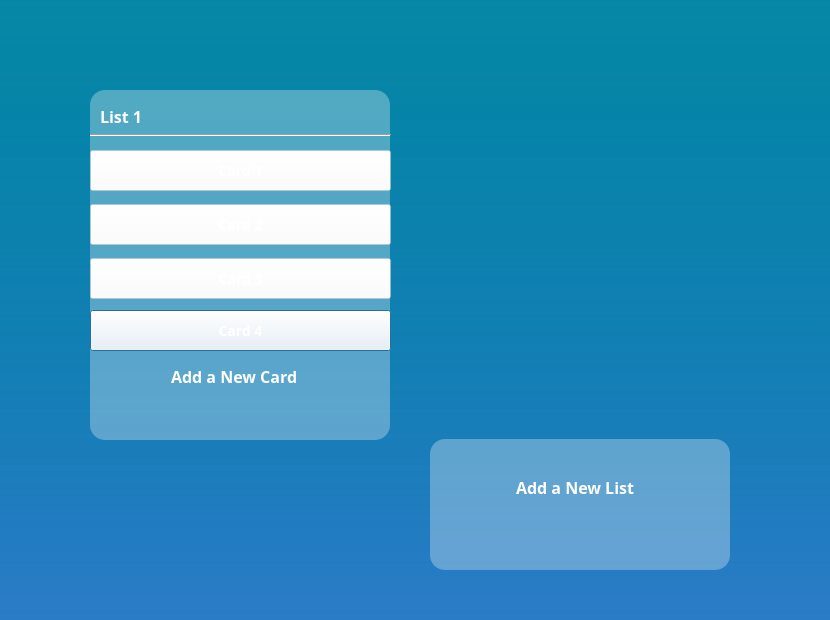
<?xml version="1.0" encoding="UTF-8"?>
<ui version="4.0">
 <class>Dialog</class>
 <widget class="QDialog" name="Dialog">
  <property name="geometry">
   <rect>
    <x>0</x>
    <y>0</y>
    <width>830</width>
    <height>620</height>
   </rect>
  </property>
  <property name="windowTitle">
   <string>Dialog</string>
  </property>
  <property name="styleSheet">
   <string notr="true">QDialog {background-color: qlineargradient(spread:pad, x1:0.523045, y1:0, x2:0.522, y2:0.994318, stop:0 rgba(6, 136, 165, 255), stop:1 rgba(5, 100, 189, 155))}</string>
  </property>
  <widget class="QListWidget" name="listWidget">
   <property name="geometry">
    <rect>
     <x>90</x>
     <y>90</y>
     <width>300</width>
     <height>350</height>
    </rect>
   </property>
   <property name="styleSheet">
    <string notr="true">*{position: absolute;
width: 513.72px;
height: 529.59px;
left: 196.23px;
top: 200.18px;

background: rgba(255, 255, 255, 0.3);
box-shadow: 0px 4px 4px rgba(255, 255, 255, 0.3);
border-radius: 15px;}</string>
   </property>
   <property name="dragDropMode">
    <enum>QAbstractItemView::NoDragDrop</enum>
   </property>
   <property name="currentRow">
    <number>-1</number>
   </property>
   <property name="sortingEnabled">
    <bool>true</bool>
   </property>
  </widget>
  <widget class="QPushButton" name="pushButton">
   <property name="geometry">
    <rect>
     <x>90</x>
     <y>150</y>
     <width>301</width>
     <height>41</height>
    </rect>
   </property>
   <property name="acceptDrops">
    <bool>false</bool>
   </property>
   <property name="layoutDirection">
    <enum>Qt::LeftToRight</enum>
   </property>
   <property name="styleSheet">
    <string notr="true">*{position: absolute;
width: 97.92px;
height: 43.39px;
left: 276.53px;
top: 278.95px;

font-family: Montserrat;
font-style: normal;
font-weight: 600;
font-size: 14px;
line-height: 37px;
color: white;

background: rgba(255, 255, 255, 0.3);
}</string>
   </property>
   <property name="text">
    <string>Card 1</string>
   </property>
   <property name="icon">
    <iconset>
     <normaloff>../../Users/utkar/Users/utkar/OneDrive/Desktop/Interactions/Mask Group.png</normaloff>../../Users/utkar/Users/utkar/OneDrive/Desktop/Interactions/Mask Group.png</iconset>
   </property>
   <property name="iconSize">
    <size>
     <width>20</width>
     <height>20</height>
    </size>
   </property>
   <property name="autoRepeat">
    <bool>true</bool>
   </property>
   <property name="default">
    <bool>true</bool>
   </property>
   <property name="flat">
    <bool>false</bool>
   </property>
  </widget>
  <widget class="QPushButton" name="pushButton_2">
   <property name="geometry">
    <rect>
     <x>90</x>
     <y>204</y>
     <width>301</width>
     <height>41</height>
    </rect>
   </property>
   <property name="acceptDrops">
    <bool>false</bool>
   </property>
   <property name="layoutDirection">
    <enum>Qt::LeftToRight</enum>
   </property>
   <property name="styleSheet">
    <string notr="true">*{position: absolute;
width: 97.92px;
height: 43.39px;
left: 276.53px;
top: 278.95px;

font-family: Montserrat;
font-style: normal;
font-weight: 600;
font-size: 14px;
line-height: 37px;
color: white;

background: rgba(255, 255, 255, 0.3);
}</string>
   </property>
   <property name="text">
    <string>Card 2</string>
   </property>
   <property name="icon">
    <iconset>
     <normaloff>../../Users/utkar/Users/utkar/OneDrive/Desktop/Interactions/Mask Group.png</normaloff>../../Users/utkar/Users/utkar/OneDrive/Desktop/Interactions/Mask Group.png</iconset>
   </property>
   <property name="iconSize">
    <size>
     <width>20</width>
     <height>20</height>
    </size>
   </property>
   <property name="autoRepeat">
    <bool>true</bool>
   </property>
   <property name="default">
    <bool>true</bool>
   </property>
  </widget>
  <widget class="QPushButton" name="pushButton_3">
   <property name="geometry">
    <rect>
     <x>90</x>
     <y>258</y>
     <width>301</width>
     <height>41</height>
    </rect>
   </property>
   <property name="acceptDrops">
    <bool>false</bool>
   </property>
   <property name="layoutDirection">
    <enum>Qt::LeftToRight</enum>
   </property>
   <property name="styleSheet">
    <string notr="true">*{position: absolute;
width: 97.92px;
height: 43.39px;
left: 276.53px;
top: 278.95px;

font-family: Montserrat;
font-style: normal;
font-weight: 600;
font-size: 14px;
line-height: 37px;
color: white;

background: rgba(255, 255, 255, 0.3);
}</string>
   </property>
   <property name="text">
    <string>Card 3</string>
   </property>
   <property name="icon">
    <iconset>
     <normaloff>../../Users/utkar/Users/utkar/OneDrive/Desktop/Interactions/Mask Group.png</normaloff>../../Users/utkar/Users/utkar/OneDrive/Desktop/Interactions/Mask Group.png</iconset>
   </property>
   <property name="iconSize">
    <size>
     <width>20</width>
     <height>20</height>
    </size>
   </property>
   <property name="autoRepeat">
    <bool>true</bool>
   </property>
   <property name="default">
    <bool>true</bool>
   </property>
  </widget>
  <widget class="QPushButton" name="pushButton_4">
   <property name="geometry">
    <rect>
     <x>90</x>
     <y>310</y>
     <width>301</width>
     <height>41</height>
    </rect>
   </property>
   <property name="acceptDrops">
    <bool>false</bool>
   </property>
   <property name="layoutDirection">
    <enum>Qt::LeftToRight</enum>
   </property>
   <property name="styleSheet">
    <string notr="true">*{position: absolute;
width: 97.92px;
height: 43.39px;
left: 276.53px;
top: 278.95px;

font-family: Montserrat;
font-style: normal;
font-weight: 600;
font-size: 14px;
line-height: 37px;
color: white;

background: rgba(255, 255, 255, 0.3);
}</string>
   </property>
   <property name="text">
    <string>Card 4</string>
   </property>
   <property name="icon">
    <iconset>
     <normaloff>../../Users/utkar/Users/utkar/OneDrive/Desktop/Interactions/Mask Group.png</normaloff>../../Users/utkar/Users/utkar/OneDrive/Desktop/Interactions/Mask Group.png</iconset>
   </property>
   <property name="iconSize">
    <size>
     <width>20</width>
     <height>20</height>
    </size>
   </property>
   <property name="autoRepeat">
    <bool>true</bool>
   </property>
   <property name="default">
    <bool>true</bool>
   </property>
  </widget>
  <widget class="Line" name="line">
   <property name="geometry">
    <rect>
     <x>90</x>
     <y>130</y>
     <width>301</width>
     <height>10</height>
    </rect>
   </property>
   <property name="orientation">
    <enum>Qt::Horizontal</enum>
   </property>
  </widget>
  <widget class="QLabel" name="label">
   <property name="geometry">
    <rect>
     <x>100</x>
     <y>110</y>
     <width>47</width>
     <height>13</height>
    </rect>
   </property>
   <property name="styleSheet">
    <string notr="true">*{position: absolute;
width: 86.79px;
height: 43.39px;
left: 213.45px;
top: 214.88px;

font-family: Montserrat;
font-style: normal;
font-weight: 600;
font-size: 16px;
line-height: 37px;

color: #FFFFFF;}</string>
   </property>
   <property name="text">
    <string>List 1</string>
   </property>
  </widget>
  <widget class="QLabel" name="label_2">
   <property name="geometry">
    <rect>
     <x>516</x>
     <y>479</y>
     <width>131</width>
     <height>16</height>
    </rect>
   </property>
   <property name="styleSheet">
    <string notr="true">*{position: absolute;
width: 86.79px;
height: 43.39px;
left: 213.45px;
top: 214.88px;

font-family: Montserrat;
font-style: normal;
font-weight: 600;
font-size: 16px;
line-height: 37px;

color: #FFFFFF;}</string>
   </property>
   <property name="text">
    <string>Add a New List</string>
   </property>
  </widget>
  <widget class="QListWidget" name="listWidget_2">
   <property name="geometry">
    <rect>
     <x>430</x>
     <y>439</y>
     <width>300</width>
     <height>131</height>
    </rect>
   </property>
   <property name="styleSheet">
    <string notr="true">*{position: absolute;
width: 513.72px;
height: 529.59px;
left: 196.23px;
top: 200.18px;

background: rgba(255, 255, 255, 0.3);
box-shadow: 0px 4px 4px rgba(255, 255, 255, 0.3);
border-radius: 15px;}</string>
   </property>
   <property name="dragDropMode">
    <enum>QAbstractItemView::NoDragDrop</enum>
   </property>
   <property name="selectionMode">
    <enum>QAbstractItemView::SingleSelection</enum>
   </property>
   <property name="currentRow">
    <number>-1</number>
   </property>
   <property name="sortingEnabled">
    <bool>true</bool>
   </property>
  </widget>
  <widget class="QLabel" name="label_3">
   <property name="geometry">
    <rect>
     <x>560</x>
     <y>509</y>
     <width>41</width>
     <height>41</height>
    </rect>
   </property>
   <property name="text">
    <string/>
   </property>
   <property name="pixmap">
    <pixmap resource="../../Qt/Resource.qrc">:/Image/plus 1.png</pixmap>
   </property>
   <property name="scaledContents">
    <bool>true</bool>
   </property>
  </widget>
  <widget class="QLabel" name="label_4">
   <property name="geometry">
    <rect>
     <x>222</x>
     <y>397</y>
     <width>30</width>
     <height>30</height>
    </rect>
   </property>
   <property name="text">
    <string/>
   </property>
   <property name="pixmap">
    <pixmap resource="../../Qt/Resource.qrc">:/Image/plus 1.png</pixmap>
   </property>
   <property name="scaledContents">
    <bool>true</bool>
   </property>
  </widget>
  <widget class="QLabel" name="label_5">
   <property name="geometry">
    <rect>
     <x>171</x>
     <y>368</y>
     <width>141</width>
     <height>16</height>
    </rect>
   </property>
   <property name="styleSheet">
    <string notr="true">*{position: absolute;
width: 86.79px;
height: 43.39px;
left: 213.45px;
top: 214.88px;

font-family: Montserrat;
font-style: normal;
font-weight: 600;
font-size: 16px;
line-height: 37px;

color: #FFFFFF;}</string>
   </property>
   <property name="text">
    <string>Add a New Card</string>
   </property>
  </widget>
 </widget>
 <resources>
  <include location="../../Qt/Resource.qrc"/>
  <include location="../../Users/utkar/Qt/Resource.qrc"/>
 </resources>
 <connections/>
</ui>
